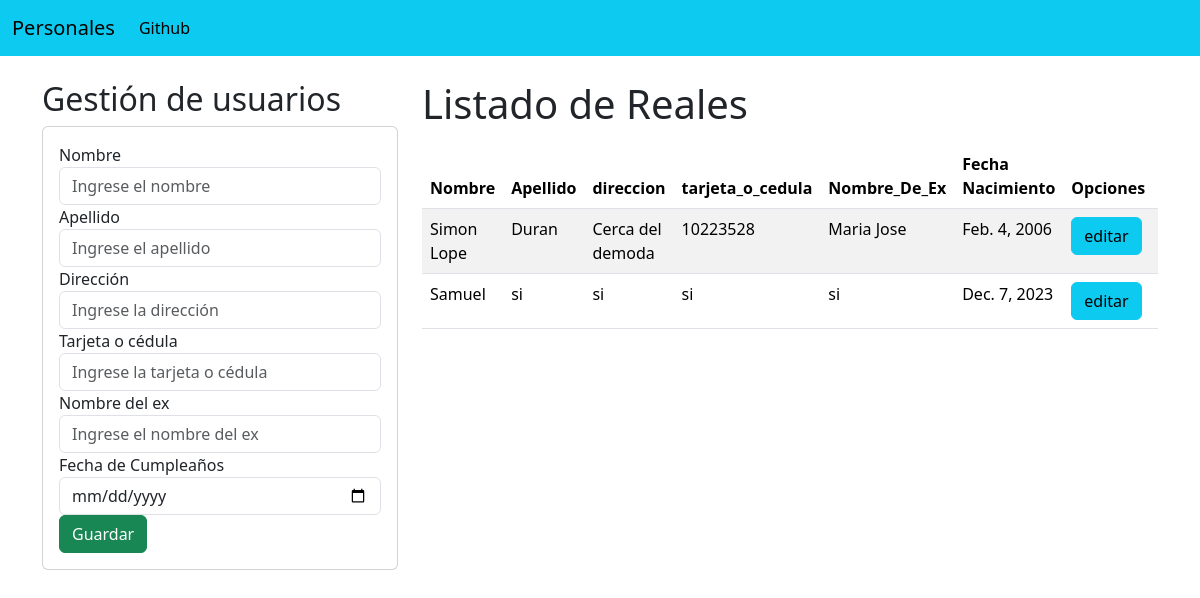
The page / on the database its author committed.
### CRUD/models.py (models this page shows, shortened)
class usuario(models.Model):
    ID = models.AutoField(primary_key=True)
    nombre = models.CharField(max_length=50)
    apellido = models.CharField(max_length=50)
    direccion = models.CharField(max_length=50)
    tarjeta_o_cedula = models.CharField(max_length=50)
    Nombre_De_Ex = models.CharField(max_length=50)
    fecha_nacimiento = models.DateField()

### CRUD/views.py (the view)
# urls.py: path('', views.home),
def home(request):
    usuariosListados = usuario.objects.all()
    return render(request, "gestionUsuarios.html", {'usuarios':usuariosListados})

### CRUD/templates/gestionUsuarios.html (shortened to what this page needs)
{% extends "./base.html" %}
{% block body %}
<div class="row">
    <div class="col-sm-12 col-md-6 col-lg-4 col-xl-4">
    <h2>Gestión de usuarios</h2>
    <div class="card">
        <div class="card-body">
            <form action="/registrarReal/" method="POST">
                <div class="form-group">
                    <label for="txtNombre">Nombre</label>
                    <input type="text" id="txtNombre" name="txtNombre" class="form-control" placeholder="Ingrese el nombre">
                </div>
                <div class="form-group">
                    <label for="txtApellido">Apellido</label>
                    <input type="text" id="txtApellido" name="txtApellido" class="form-control" placeholder="Ingrese el apellido">
                </div>
                <div class="form-group">
                    <label for="txtDireccion">Dirección</label>
                    <input type="text" id="txtDireccion" name="txtDireccion" class="form-control" placeholder="Ingrese la dirección">
                </div>
                <div class="form-group">
                    <label for="txtTarjeta_o_cedula">Tarjeta o cédula</label>
                    <input type="text" id="txtTarjeta_o_cedula" name="txtTarjeta_o_cedula" class="form-control" placeholder="Ingrese la tarjeta o cédula">
                </div>
                <div class="form-group">
                    <label for="txtNombreEx">Nombre del ex</label>
                    <input type="text" id="txtNombreEx" name="txtNombreEx" class="form-control" placeholder="Ingrese el nombre del ex">
                </div>
                <div class="form-group">
                    <label for="txtFechaCumple">Fecha de Cumpleaños</label>
                    <input type="date" id="txtFechaCumple" name="txtFechaCumple" class="form-control">
                </div>
                <div class="form-group">
                    <button type="submit" class="btn btn-success btn-block text-white">Guardar</button>
                </div>
            </form>
        </div>
    </div>
    </div>
    <div class="col-sm-12 col-md-6 col-lg-8 col-xl-8">
        <h1> Listado de Reales </h1>
        <div class="table-responsive py-2">
            <table class="table table-striped">
                <thead>
                        <tr>
                        <th>Nombre</th>
                        <th>Apellido</th>
                        <th>direccion</th>
                        <th>tarjeta_o_cedula</th>
                        <th>Nombre_De_Ex</th>
                        <th>Fecha Nacimiento</th>
                        <th colspan="2">Opciones</th>
                    </tr>
                </thead>
                <tbody>
                    {% for c in usuarios %}
                        <tr>
                            <td>{{ c.nombre }}</td>
                            <td>{{ c.apellido }}</td>
                            <td>{{ c.direccion }}</td>
                            <td>{{ c.tarjeta_o_cedula }}</td>
                            <td>{{ c.Nombre_De_Ex }}</td>
                            <td>{{ c.fecha_nacimiento }}</td>
                            <td><a href="edicionReal/{{ c.nombre }}" class="btn btn-info">editar</a></td>
                            <td><a href="eliminarReal/{{ c.nombre }}" class="btn btn-danger">eliminar</a></td>
                        </tr>
                    {% endfor %}
                </tbody>
         </table>
        </div>
    </div>
</div>
{% endblock %}

### CRUD/templates/base.html (shortened to what this page needs)
<!DOCTYPE html>
<html lang="en">
<head>
    <link href="https://cdn.jsdelivr.net/npm/bootstrap@5.3.2/dist/css/bootstrap.min.css" rel="stylesheet">
</head>
<body>
<nav class="navbar navbar-expand-lg bg-info">
  <div class="container-fluid">
    <a class="navbar-brand" href="#">Personales</a>
    <div class="collapse navbar-collapse" id="navbarNav">
      <ul class="navbar-nav">
        <li class="nav-item">
          <a class="nav-link active" aria-current="page" href="https://github.com/Jiuby">Github</a>
        </li>
      </ul>
    </div>
  </div>
</nav>
<div class="container py-4">
    {% block body %}
     {% endblock %}
</div>
</body>
</html>

### rows shown on the page
usuario: nombre "Simon Lope", apellido "Duran", direccion "Cerca del demoda", tarjeta_o_cedula "10223528", Nombre_De_Ex "Maria Jose", fecha_nacimiento "Feb. 4, 2006"
usuario: nombre "Samuel", apellido "si", direccion "si", tarjeta_o_cedula "si", Nombre_De_Ex "si", fecha_nacimiento "Dec. 7, 2023"
